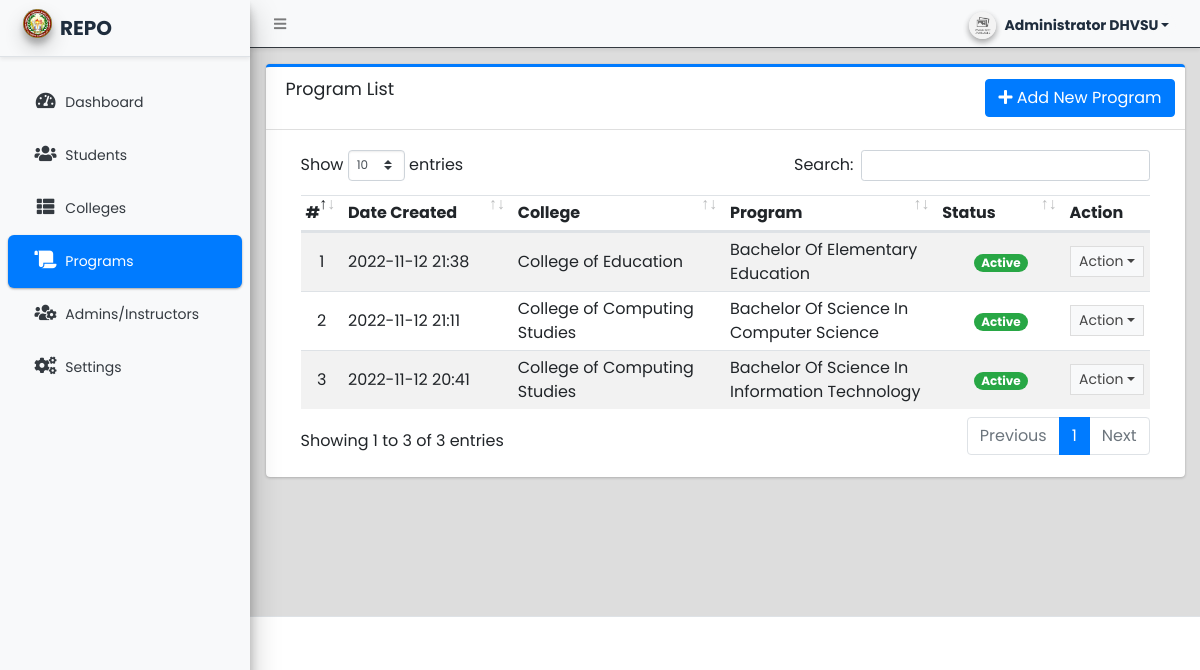
The app's page /admin/?page=curriculum (signed in), older data.
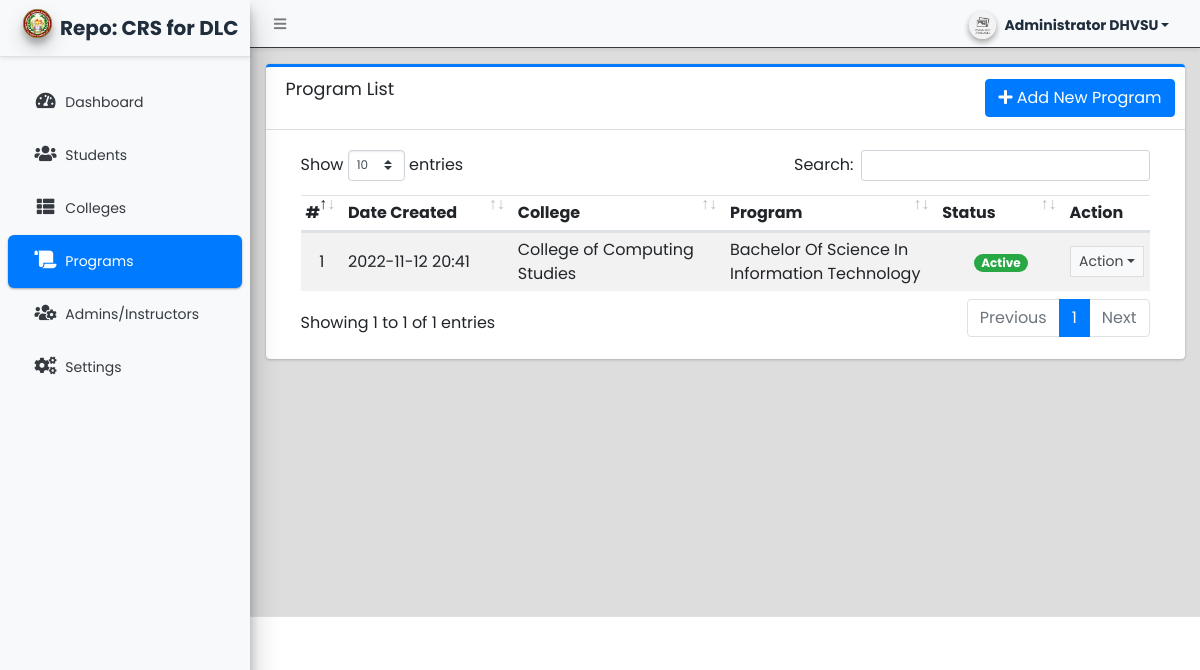
The same page, newer data.
### tables this page shows
CREATE TABLE `curriculum_list` (
  `id` int(30) NOT NULL,
  `department_id` int(30) NOT NULL,
  `name` text NOT NULL,
  `description` text NOT NULL,
  `status` tinyint(1) NOT NULL DEFAULT 1,
  `date_created` datetime NOT NULL DEFAULT current_timestamp(),
  `date_updated` datetime DEFAULT NULL ON UPDATE current_timestamp()
);

CREATE TABLE `department_list` (
  `id` int(30) NOT NULL,
  `name` text NOT NULL,
  `description` text NOT NULL,
  `status` tinyint(1) NOT NULL DEFAULT 1,
  `date_created` datetime NOT NULL DEFAULT current_timestamp(),
  `date_updated` datetime DEFAULT NULL ON UPDATE current_timestamp()
);

### classes/DBConnection.php (called while the page is built, shortened)
<?php
class DBConnection{
    private $host = DB_SERVER;
    private $username = DB_USERNAME;
    private $password = DB_PASSWORD;
    private $database = DB_NAME;
    public $conn;
    public function __construct(){
        if (!isset($this->conn)) {
            $this->conn = new mysqli($this->host, $this->username, $this->password, $this->database);
        }
    }
}
?>

### classes/SystemSettings.php (called while the page is built, shortened)
<?php
class SystemSettings extends DBConnection{
	function userdata($field = ''){
		if(!empty($field)){
			if(isset($_SESSION['userdata'][$field]))
				return $_SESSION['userdata'][$field];
			else
				return null;
		}else{
			return false;
		}
	}
	function info($field=''){
		if(!empty($field)){
			if(isset($_SESSION['system_info'][$field]))
				return $_SESSION['system_info'][$field];
			else
				return false;
		}else{
			return false;
		}
	}
}
$_settings = new SystemSettings();
?>

### config.php (called while the page is built, shortened)
<?php
require_once('classes/DBConnection.php');
require_once('classes/SystemSettings.php');
function validate_image($file){
	if(!empty($file)){
        $ex = explode('?',$file);
        $file = $ex[0];
        $param =  isset($ex[1]) ? '?'.$ex[1]  : '';
		if(is_file(base_app.$file)){
			return base_url.$file.$param;
		}else{
			return base_url.'dist/img/no-image-available.png';
		}
	}else{
		return base_url.'dist/img/no-image-available.png';
	}
}
?>

### admin/curriculum/index.php (the view, shortened to what this page needs)
<div class="card card-outline card-primary">
    <div class="card-header">
        <h3 class="card-title">Program List</h3>
        <div class="card-tools">
            <a href="javascript:void(0)" id="create_new" class="btn btn-primary"><span class="fas fa-plus"></span> Add
                New Program</a>
        </div>
    </div>
    <div class="card-body">
        <div class="container-fluid">
            <div class="container-fluid">
                <table class="table table-hover table-striped">
                    <colgroup>
                        <col width="5%">
                        <col width="20%">
                        <col width="25%">
                        <col width="25%">
                        <col width="15%">
                        <col width="10%">
                    </colgroup>
                    <thead>
                        <tr>
                            <th>#</th>
                            <th>Date Created</th>
                            <th>College</th>
                            <th>Program</th>
                            <th>Status</th>
                            <th>Action</th>
                        </tr>
                    </thead>
                    <tbody>
                        <?php
						$i = 1;
						$qry = $conn->query("SELECT c.*, d.name as department from `curriculum_list` c inner join `department_list` d on c.department_id = d.id order by c.`name` asc");
						while($row = $qry->fetch_assoc()):
					?>
                        <tr>
                            <td class="text-center"><?php echo $i++; ?></td>
                            <td class=""><?php echo date("Y-m-d H:i",strtotime($row['date_created'])) ?></td>
                            <td class=""><?php echo $row['department'] ?></td>
                            <td><?php echo ucwords($row['name']) ?></td>
                            <td class="text-center">
                                <?php
                                    switch($row['status']){
                                        case '1':
                                            echo "<span class='badge badge-success badge-pill'>Active</span>";
                                            break;
                                    }
                                ?>
                            </td>
                            <td align="center">
                                <button type="button"
                                    class="btn btn-flat btn-default btn-sm dropdown-toggle dropdown-icon"
                                    data-toggle="dropdown">
                                    Action
                                </button>
                            </td>
                        </tr>
                        <?php endwhile; ?>
                    </tbody>
                </table>
            </div>
        </div>
    </div>
</div>

### admin/index.php (shortened to what this page needs)
<?php require_once('../config.php'); ?>
 <!DOCTYPE html>
<html lang="en" class="" style="height: auto;">
<?php require_once('inc/header.php') ?>
  <body class="sidebar-mini layout-fixed control-sidebar-slide-open layout-navbar-fixed sidebar-mini-md sidebar-mini-xs" data-new-gr-c-s-check-loaded="14.991.0" data-gr-ext-installed="" style="height: auto;">
    <div class="wrapper">
     <?php require_once('inc/topBarNav.php') ?>
     <?php require_once('inc/navigation.php') ?>
     <?php $page = isset($_GET['page']) ? $_GET['page'] : 'home';  ?>
      <div class="content-wrapper pt-3" style="min-height: 567.854px;">
        <section class="content ">
          <div class="container-fluid">
            <?php
              if(!file_exists($page.".php") && !is_dir($page)){
                  include '404.html';
              }else{
                if(is_dir($page))
                  include $page.'/index.php';
                else
                  include $page.'.php';
              }
            ?>
          </div>
        </section>
      </div>
      <?php require_once('inc/footer.php') ?>
  </body>
</html>

### admin/inc/header.php (shortened to what this page needs)
<head>
    <link rel="stylesheet" href="<?php echo base_url ?>plugins/fontawesome-free/css/all.min.css">
    <link rel="stylesheet"
        href="<?php echo base_url ?>plugins/tempusdominus-bootstrap-4/css/tempusdominus-bootstrap-4.min.css">
    <link rel="stylesheet" href="<?php echo base_url ?>plugins/datatables-bs4/css/dataTables.bootstrap4.min.css">
    <link rel="stylesheet" href="<?php echo base_url ?>plugins/datatables-responsive/css/responsive.bootstrap4.min.css">
    <link rel="stylesheet" href="<?php echo base_url ?>plugins/datatables-buttons/css/buttons.bootstrap4.min.css">
    <link rel="stylesheet" href="<?php echo base_url ?>plugins/select2/css/select2.min.css">
    <link rel="stylesheet" href="<?php echo base_url ?>plugins/select2-bootstrap4-theme/select2-bootstrap4.min.css">
    <link rel="stylesheet" href="<?php echo base_url ?>plugins/icheck-bootstrap/icheck-bootstrap.min.css">
    <link rel="stylesheet" href="<?php echo base_url ?>plugins/jqvmap/jqvmap.min.css">
    <link rel="stylesheet" href="<?php echo base_url ?>dist/css/adminlte.css">
    <link rel="stylesheet" href="<?php echo base_url ?>dist/css/custom.css">
    <link rel="stylesheet" href="<?php echo base_url ?>plugins/overlayScrollbars/css/OverlayScrollbars.min.css">
    <link rel="stylesheet" href="<?php echo base_url ?>plugins/daterangepicker/daterangepicker.css">
    <link rel="stylesheet" href="<?php echo base_url ?>plugins/summernote/summernote-bs4.min.css">
    <link rel="stylesheet" href="<?php echo base_url ?>plugins/sweetalert2-theme-bootstrap-4/bootstrap-4.min.css">
</head>

### admin/inc/topBarNav.php (shortened to what this page needs)
<nav
    class="main-header navbar navbar-expand navbar-light border  border-dark border-top-0  border-left-0 border-right-0 navbar-light text-sm shadow-sm">
    <ul class="navbar-nav">
        <li class="nav-item">
            <a class="nav-link" data-widget="pushmenu" href="#" role="button"><i class="fas fa-bars"></i></a>
        </li>
    </ul>
    <ul class="navbar-nav ml-auto">
        <li class="nav-item">
            <div class="btn-group nav-link">
                <button type="button" class="btn btn-rounded badge badge-light dropdown-toggle dropdown-icon"
                    data-toggle="dropdown">
                    <span><img src="<?php echo validate_image($_settings->userdata('avatar')) ?>"
                            class="img-circle elevation-2 user-img" alt="User Image"></span>
                    <span
                        class="ml-3"><?php echo ucwords($_settings->userdata('firstname').' '.$_settings->userdata('lastname')) ?></span>
                </button>
            </div>
        </li>
    </ul>
</nav>

### admin/inc/navigation.php (shortened to what this page needs)
<aside class="main-sidebar sidebar-light-primary elevation-4 sidebar-no-expand bg-light">
    <a href="<?php echo base_url ?>admin" class="brand-link bg-transparent text-sm shadow-sm">
        <img src="<?php echo validate_image($_settings->info('logo')) ?>" alt="Store Logo"
            class="brand-image img-circle elevation-3 bg-black"
            style="width: 1.8rem;height: 1.8rem;max-height: unset;object-fit:scale-down;object-position:center center">
        <span style="font-size:20px;" class="brand-text text-bold"><?php echo ($_settings->info('short_name')) ?></span>
    </a>
    <div
        class="sidebar os-host os-theme-light os-host-overflow os-host-overflow-y os-host-resize-disabled os-host-transition os-host-scrollbar-horizontal-hidden">
        <div class="os-content-glue" style="margin: 0px -8px; width: 249px; height: 646px;"></div>
        <div class="os-padding">
            <div class="os-viewport os-viewport-native-scrollbars-invisible" style="overflow-y: scroll;">
                <div class="os-content" style="padding: 0px 8px; height: 100%; width: 100%;">
                    <nav class="mt-4">
                        <ul class="p-2 nav nav-pills nav-sidebar flex-column text-sm nav-compact nav-flat nav-child-indent nav-collapse-hide-child"
                            data-widget="treeview" role="menu" data-accordion="false">
                            <li class=" nav-item dropdown">
                                <a href="./" style="border-radius: 6px;" class="p-3 nav-link nav-home">
                                    <i class="nav-icon fas fa-tachometer-alt"></i>
                                    <p>
                                        Dashboard
                                    </p>
                                </a>
                            </li>
                            <?php if($_settings->userdata('type') == 1 || $_settings->userdata('type') == 2): ?>
                            <li class="nav-item">
                                <a href="<?php echo base_url ?>admin/?page=students" style="border-radius: 6px;"
                                    class="p-3 nav-link nav-students">
                                    <i class="nav-icon fas fa-users"></i>
                                    <p>
                                        Students
                                    </p>
                                </a>
                            </li>
                            <li class="nav-item dropdown">
                                <a href="<?php echo base_url ?>admin/?page=departments" style="border-radius: 6px;"
                                    class="p-3 nav-link nav-departments">
                                    <i class="nav-icon fas fa-th-list"></i>
                                    <p>
                                        Colleges
                                    </p>
                                </a>
                            </li>
                            <li class="nav-item dropdown">
                                <a href="<?php echo base_url ?>admin/?page=curriculum" style="border-radius: 6px;"
                                    class="p-3 nav-link nav-curriculum">
                                    <i class="nav-icon fas fa-scroll"></i>
                                    <p>
                                        Programs
                                    </p>
                                </a>
                            </li>
                            <li class="nav-item dropdown">
                                <a href="<?php echo base_url ?>admin/?page=user/list" style="border-radius: 6px;"
                                    class="p-3 nav-link nav-user_list">
                                    <i class="nav-icon fas fa-users-cog"></i>
                                    <p>
                                        Admins/Instructors
                                    </p>
                                </a>
                            </li>
                            <?php endif; ?>
                            <?php if($_settings->userdata('type') == 1 ): ?>
                            <li class="nav-item dropdown">
                                <a href="<?php echo base_url ?>admin/?page=system_info" style="border-radius: 6px;"
                                    class="p-3 nav-link nav-system_info">
                                    <i class="nav-icon fas fa-cogs"></i>
                                    <p>
                                        Settings
                                    </p>
                                </a>
                            </li>
                            <?php endif; ?>
                        </ul>
                    </nav>
                </div>
            </div>
        </div>
    </div>
</aside>

### admin/inc/footer.php (shortened to what this page needs)
<footer class="main-footer text-sm">
</footer>
</div>

### admin/inc/topBarNav.php (style rules this page uses)
body { font-family: 'Poppins'; }
.user-img { position: absolute; height: 27px; width: 27px; object-fit: cover; left: -7%; top: -12%; }
.btn-rounded { border-radius: 50px; }

Row changes from the older to the newer data that the page shows:
removed curriculum_list: date_created "2022-11-12 21:38", department.name "College of Education", name "Bachelor Of Elementary Education", status "Active"
removed curriculum_list: date_created "2022-11-12 21:11", department.name "College of Computing Studies", name "Bachelor Of Science In Computer Science", status "Active"
Text that changed along with them:
$_settings->info('short_name'): "REPO" → "Repo: CRS for DLC"
text written by a page script: "Show entries Search: Showing 1 to 3 of 3 entries Previous 1 Next" → "Show entries Search: Showing 1 to 1 of 1 entries Previous 1 Next"
